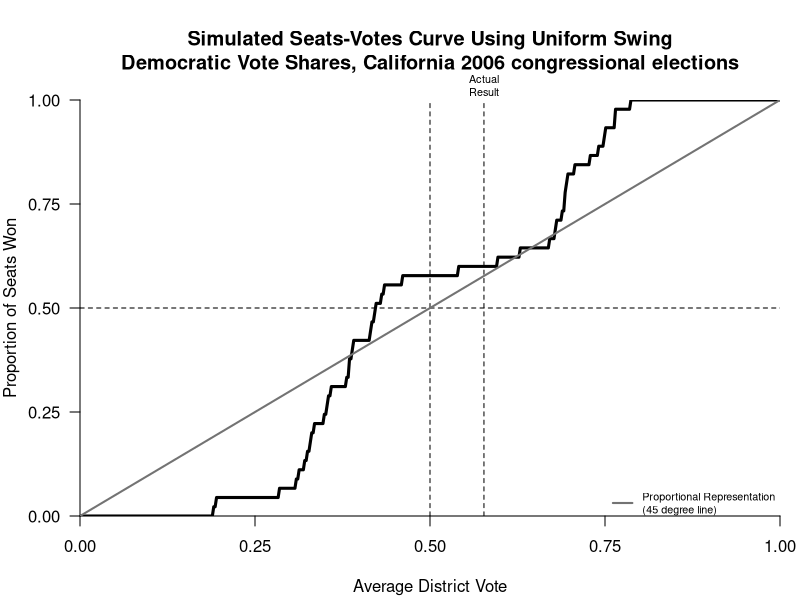
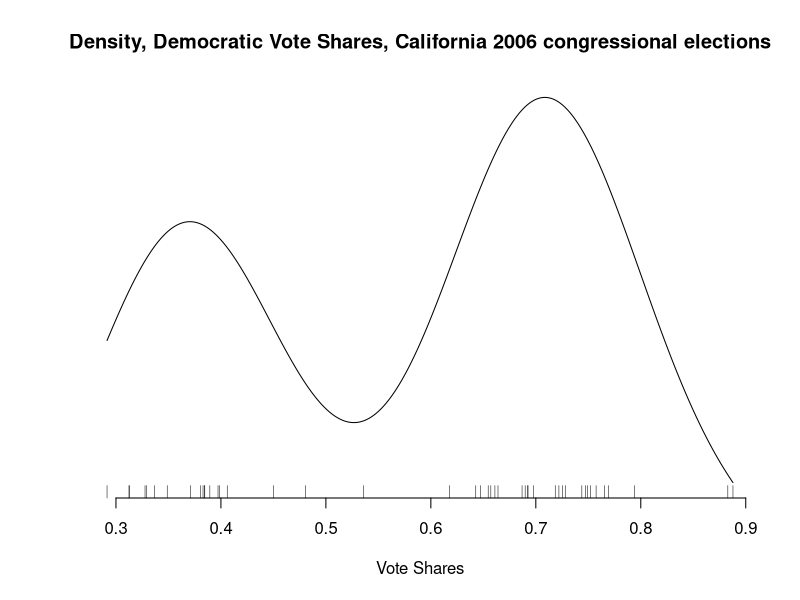
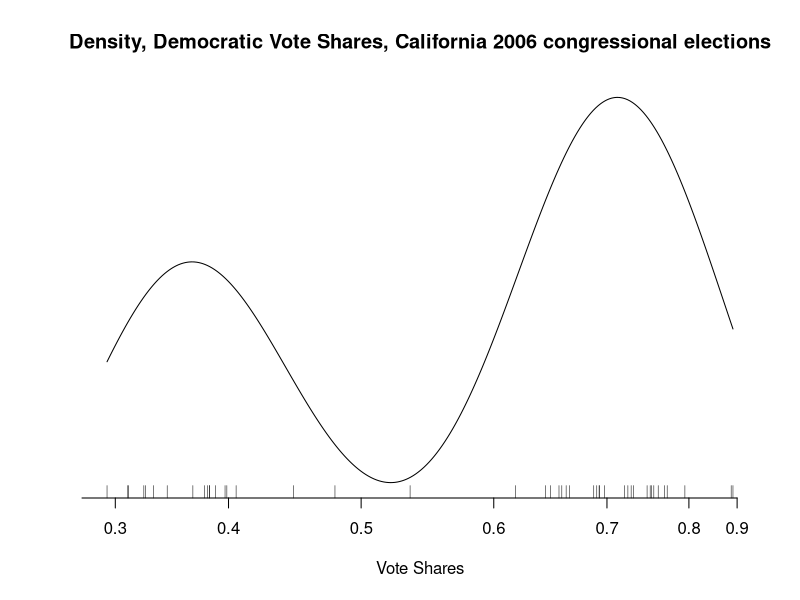

Here is the R script that generated these plots, in order:
library(pscl)


### Name: plot.seatsVotes
### Title: plot seats-votes curves
### Aliases: plot.seatsVotes
### Keywords: hplot

### ** Examples

data(ca2006)
x <- ca2006$D/(ca2006$D+ca2006$R)
sv <- seatsVotes(x,
                 desc="Democratic Vote Shares, California 2006 congressional elections")

plot(sv)
plot(sv,type="density")
plot(sv,type="density",transform=TRUE)
